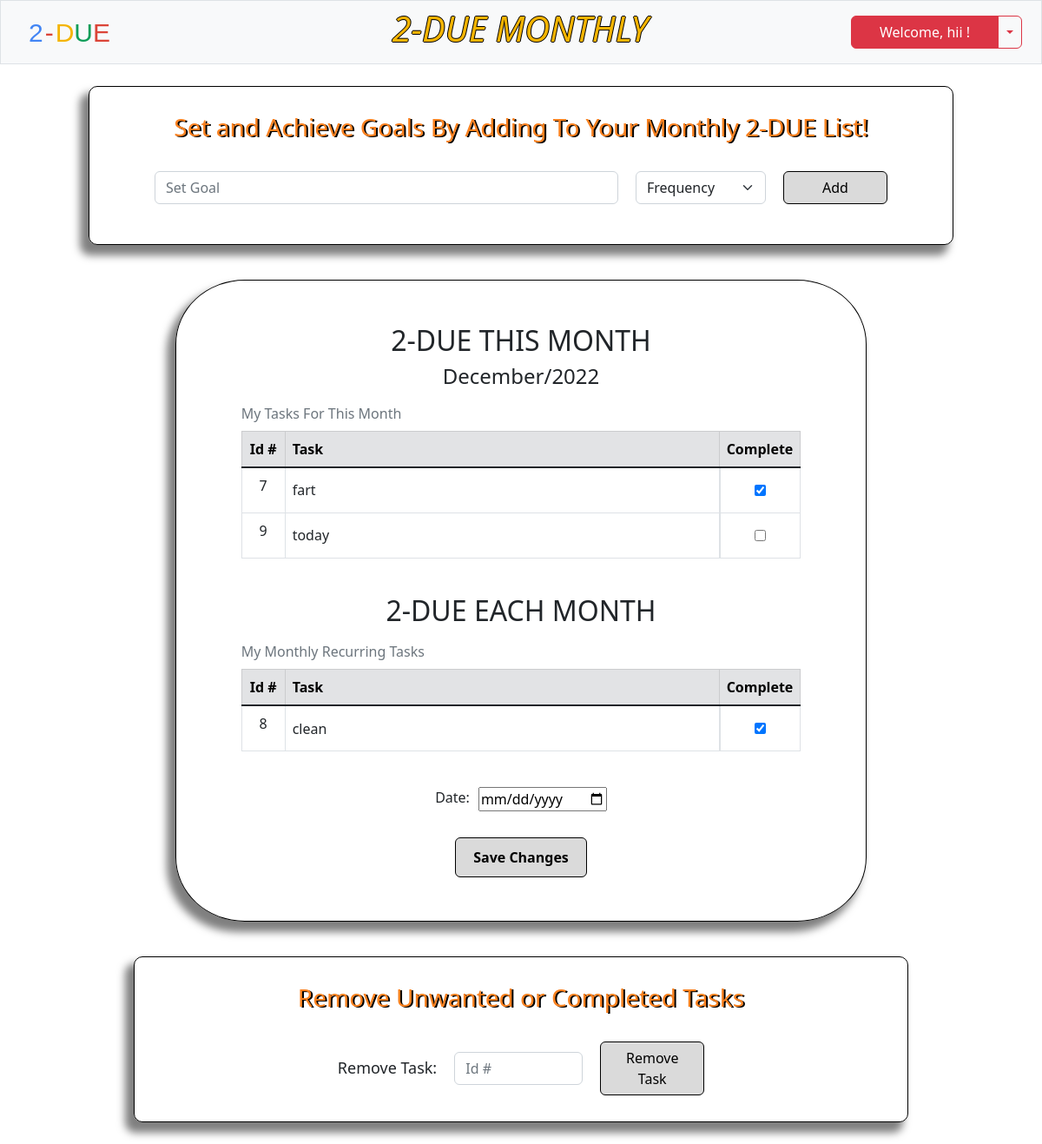
Screenshot of /monthly (signed in) with the database file from the repository.
### tables this page shows
CREATE TABLE users (id INTEGER PRIMARY KEY AUTOINCREMENT NOT NULL, username TEXT NOT NULL, hash TEXT NOT NULL, security_code INTEGER NOT NULL);

CREATE TABLE todo (id INTEGER NOT NULL, task_id INTEGER PRIMARY KEY AUTOINCREMENT NOT NULL, task TEXT NOT NULL, frequency TEXT NOT NULL, completeness TEXT NOT NULL, day INTEGER, month INTEGER, year INTEGER);

### app.py (the view, shortened to what this page needs)
@app.route('/monthly', methods=['GET', 'POST'])
@login_required
def monthly():
    today = datetime.now()
    today_month = today.month
    year = today.year
    months = [
        'January',
        'February',
        'March',
        'April',
        'May',
        'June',
        'July',
        'August',
        'September',
        'October',
        'November',
        'December'
    ]
    MONTH = months[int(today_month) - 1]
    if request.method == "GET":
        username = db.execute("SELECT username FROM users WHERE id = ?", session['user_id'])[0]['username']
        month = db.execute("SELECT * FROM todo WHERE id = (?) AND month = (?) AND year = (?) AND frequency = (?)", session['user_id'], today_month, year, 'month')
        monthly = db.execute("SELECT * FROM todo WHERE id = (?) AND frequency = (?)", session['user_id'], 'monthly')
        return render_template('monthly.html', username=username, month=month, monthly=monthly, MONTH=MONTH, year=year)

### app.py (called while the page is built)
@app.after_request
def after_request(response):
    response.headers['Cache-Control'] = 'no-cache, no store, must-revalidate'
    response.headers['Expires'] = 0
    response.headers['Pragma'] = 'no-cache'
    return response

def login_required(f):
    @wraps(f)
    def decorated_function(*args, **kwargs):
        if session.get('user_id') is None:
            return redirect('/')
        return f(*args, **kwargs)
    return decorated_function

### templates/monthly.html (shortened to what this page needs)
{% extends 'layout.html' %}
{% block nav %}
    <a class="navbar-brand" href="/monthly"><span class="blue">2</span><span class="red dash">-</span><span class="yellow">D</span><span class="green">U</span><span class="red">E</span></a>
    <h2 class="weather-header"><em>2-DUE MONTHLY</em></h2>
    <div class="login btn-group">
        <button type="button" class="btn btn-danger" id="menu-btn">Welcome, {{ username }} !</button>
        <button type="button" class="btn btn-outline-danger dropdown-toggle dropdown-toggle-split" data-bs-toggle="dropdown" aria-expanded="false">
        </button>
    </div>
{% endblock %}
{% block main %}
    <form action="/monthly" class="daily" method="post">
        <div class="daily-header">
            <h3>Set and Achieve Goals By Adding To Your Monthly 2-DUE List!</h3>
        </div>
        <div class="mb-3 goals">
            <input autocomplete="off" class="form-control mx-auto w-auto" id="daily" name="monthly" placeholder="Set Goal" size="50" required>
            <select class="form-select select" name="goal-type" id="goal-type">
                <option value="select" selected disabled>Frequency</option>
            </select>
            <button class="btn btn-primary" id="daily-submit" name="monthly-submit" type="submit">Add</button>
        </div>
    </form>
    <form action="/monthly" class="save-today" method="post">
        <div class="daily-table">
            <h2 style="text-align: center; margin-top: 25px;">2-DUE THIS MONTH</h2>
            <h4 style="text-align: center;">{{ MONTH }}/{{ year }}</h4>
                <table class="table table-hover table-bordered">
                    <caption>My Tasks For This Month</caption>
                    <thead>
                        <tr class="table-secondary">
                            <th class="text-center task-id">Id #</th>
                            <th class="text-start task-head">Task</th>
                            <th class="text-start">Complete</th>
                        </tr>
                    </thead>
                    <tbody class="table-group-divider">
                    {% if month %}
                    {% for row in month %}
                    <tr>
                        <td class="text-center">{{ row.task_id }}</td>
                        <td class="text-start task">{{ row.task }}</td>
                        {% if row.completeness == 'incomplete' %}
                        <td class="center-td"><input type='checkbox' id='incomplete' value="{{ row.task_id }}" name="checkbox"></td>
                        {% else %}
                        <td class="center-td" id="complete"><input type="checkbox" value="{{ row.task_id }}" name="checkbox" checked></td>
                        {% endif %}
                    </tr>
                    {% endfor %}
                    {% endif %}
                    </tbody>
                </table>
        </div>
        <div class="daily-table">
            <h2 style="text-align: center;">2-DUE EACH MONTH</h2>
            <table class="table table-hover table-bordered">
                <caption>My Monthly Recurring Tasks</caption>
                <thead>
                    <tr class="table-secondary">
                        <th class="text-center task-id">Id #</th>
                        <th class="text-start task-head">Task</th>
                        <th class="text-start">Complete</th>
                    </tr>
                </thead>
                <tbody class="table-group-divider">
                {% if monthly %}
                {% for row in monthly %}
                <tr>
                    <td class="text-center">{{ row.task_id }}</td>
                    <td class="text-start task">{{ row.task }}</td>
                    {% if row.completeness == 'incomplete' %}
                    <td class="center-td"><input type='checkbox' id='incomplete' value="{{ row.task_id }}" name="checkbox"></td>
                    {% else %}
                    <td class="center-td" id="complete"><input type="checkbox" id="complete" value="{{ row.task_id }}" name="checkbox" checked></td>
                    {% endif %}
                </tr>
                {% endfor %}
                {% endif %}
                </tbody>
            </table>
        </div>
        <div class="end">
            <label for="date">Date: </label>
            <input type="date" id="date" name="date">
        </div>
        <button type="submit" class="btn btn-primary" id="save-daily" name="save-daily">Save Changes</button>
    </form>
    <form action="/monthly" class="daily" method="post">
        <div class="daily-header">
            <h3>Remove Unwanted or Completed Tasks</h3>
        </div>
        <div class="remove">
            <label for="remove">Remove Task: </label>
            <input type="number" class="form-control w-auto" autocomplete='off' placeholder='Id #' name="remove" id="remove" required>
            <button class="btn btn-primary" id='remove-submit' name="remove-submit" type="submit">Remove Task</button>
        </div>
    </form>
{% endblock %}

### static/layout.css (style rules this page uses)
.navbar-brand { margin-left: 20px; }
span { font-size: 30px; font-family: 'Product Sans', sans-serif; }
.blue { color: #4285F4; }
.red { color: #DB4437; }
.dash { padding-left: 2px; padding-right: 2px; }
.yellow { color: #F4B400; }
.green { color: #0F9D58; }
.login { margin-right: 10px; }
.btn-primary { width: 120px; color: black; background-color: #dadada; border: 1px solid black; position: relative; }
.weather-header { color: #F4B400; text-shadow: 1px 0 0 #000, 0 -1px 0 #000, 0 1px 0 #000, -1px 0 0 #000; font-size: 40px; margin-left: 75px; }
#menu-btn { width: 170px; font-size: 16px; }
.daily { border: 1px solid black; border-radius: 10px; padding: 30px 75px; margin: 25px 0px; box-shadow: -8px 10px 10px 2px rgba(0, 0, 0, 0.5); display: flex; flex-direction: column; }
.goals { display: flex; gap: 20px; }
.select { width: 150px; }
.daily-header { text-align: center; color:rgb(250, 129, 31); text-shadow: 2px 1px #000; margin-bottom: 25px; min-width: 740px; }
.center-td { display: flex; justify-content: center; align-items: center; }
.center-td input { height: 35px; }
.task-head { min-width: 500px; max-width: 750px; max-height: 52px; }
.task { vertical-align: middle; overflow-x: auto; }
caption { caption-side: top; }
.daily-table { margin-bottom: 25px; }
#save-daily { min-width: fit-content; padding: 10px 20px; font-weight: bold; margin-bottom: 25px; }
.save-today { display: flex; flex-direction: column; align-items: center; border: 1px solid black; border-radius: 10%; margin: 15px 0px; padding: 25px 75px; min-width: 795px; box-shadow: -8px 10px 10px 2px rgba(0, 0, 0, 0.5); }
.task-id { min-width: 50px; }
.remove { display: flex; align-items: center; justify-content: center; gap: 20px; }
.remove > label { font-size: 18px; }
#remove { width: clamp(8ch, 20%, 25ch) !important; }
.end { display: flex; flex-direction: row; gap: 10px; margin-bottom: 30px; }
#date { height: clamp(100%, 1.5em, 2em); }

### rows the page displays
users: username "hii"
todo: task_id "7", task "fart"
todo: task_id "9", task "today"
todo: task_id "8", task "clean"

### other values shown
{{ year }} "2022"
